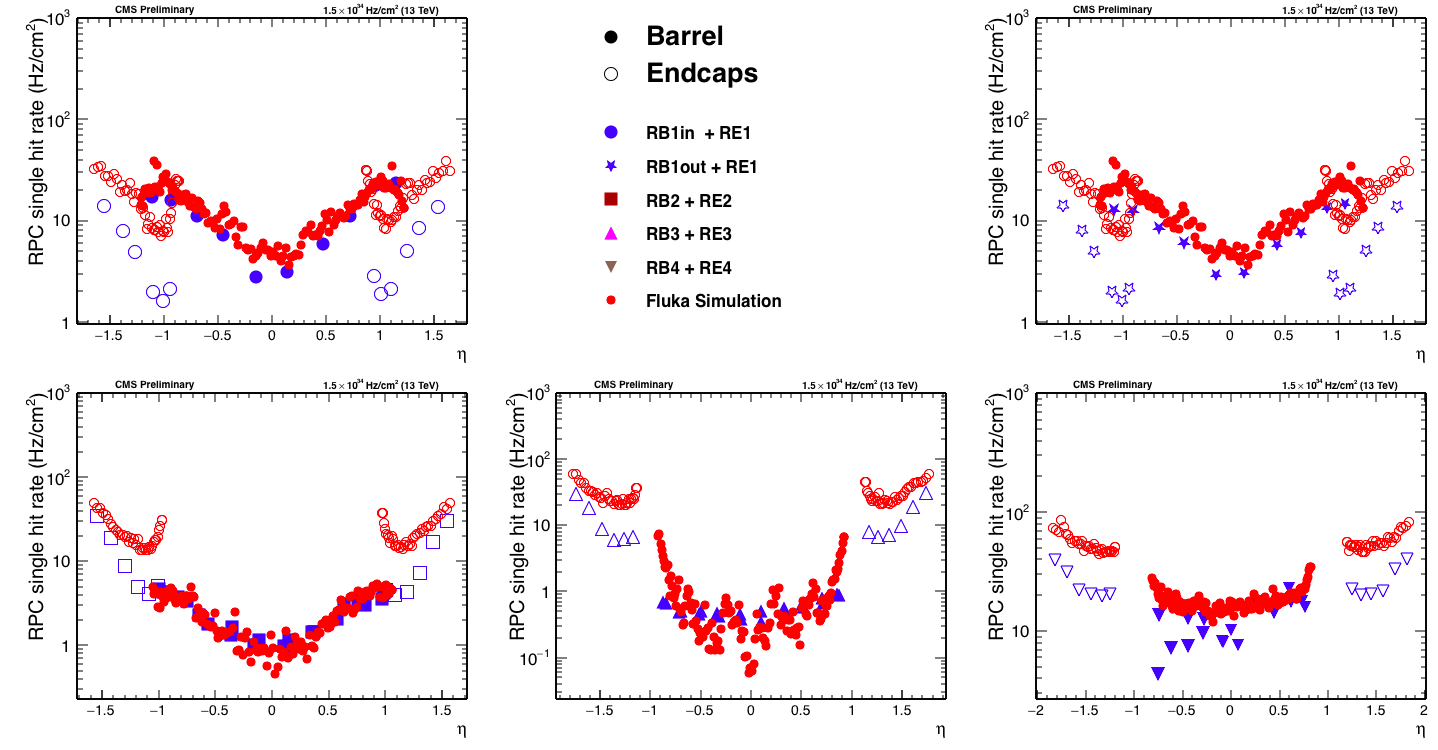

The Python source for this figure:
#!/usr/bin/env python
import re
import json
import sys
import getopt
from ROOT import *
from ROOT import gPad
from ROOT import TCanvas, TGraph
from ROOT import gROOT, TFile
from array import array
from numpy import median
import numpy as np
from scipy import stats
import ROOT as rt
import CMS_lumi, tdrstyle

def is_number(s):
    try:
        float(s)
        return True
    except ValueError:
        return False

def ratesEndcap_list():
  runNumfile = "../ratesAt1p5_end18.json" #"output_rolls2018.json"
  with open(runNumfile) as dataf:
    rates1 = json.loads(dataf.read())
  rolls = ["_A","_B","_C"] #, "_D"]
  chambers = [
             "01","02","03","04","05","06","07","08","09",
        "10","11","12","13","14","15","16","17","18","19",
        "20","21","22","23","24","25","26","27","28","29",
        "30","31","32","33","34","35","36"
        ]
  ring = ["_R2", "_R3"]
  names = []
  rates = []
  for r in ring:
    for roll in rolls:
      #rates = []
      for c in chambers:
        try:
          #print r
          if float(rates1[endcapSection+r+"_CH"+c+roll]) == 0: continue
          rates.append(float(rates1[endcapSection+r+"_CH"+c+roll]))
          names.append(endcapSection+r+"_CH"+c+roll)
        except KeyError:
          continue
  #print sorted(names)
  return [names, rates]

def ratesWheel_lists():
  runNumfile = "../ratesAt1p5_end18.json" #"output_rolls2018.json"
  with open(runNumfile) as dataf:
    rates1 = json.loads(dataf.read())
  wheels = ["0", "1", "2"]
  rolls = ["1", "2", "3", "4"]
  subrolls = ["","+","-","in","out"]#, "++", "--"]
  chambers = [
             "01","02","03","05","06",
             "07","08","10","12"] # faltan 4, 9, 11
  ring = ["Forward", "Middle", "Backward"]
  parameters = ["W"+wheelSection0+w+"_"+wheelSection+s+"_S"+c+"_"+ri for w in wheels
                for s in subrolls for c in chambers for ri in ring ]
                #if ( (w == "0") and (ri == "Forward") ) or ( w!="0" )]
  #W+2_RB2out_S10_Middle
  names = []
  rates = []
  for p in parameters:
    try:
      if float(rates1[p]) == 0: continue
      rates.append(float(rates1[p]))
      names.append(p)
    except KeyError:
      continue
  return [names, rates]

def etaWheel_lists():
  lines = []
  with open('WGeometry.out', 'rw') as shakes:
    for line in shakes:
      y = line.split(" glob(X,Y,Z)")
      lines.append(y)
  name = []
  etaMin = []
  etaMax = []
  etaAvg = []
  vMin = []
  vMax = []
  for line in lines:
    nameList = line[0]
    name.append(nameList.rstrip())
    # Informacion del first strip
    minEtaList0 = line[1].split("(")
    minEtaList1 = minEtaList0[1].split(",")   # Las entradas 0 y 1 son las coordenadas X y Y del strip
    minEtaList2 = minEtaList1[2].split(r")")  # La entrada 0 de esta lista es la coordenada Z del strip
    minX = float(minEtaList1[0])
    minY = float(minEtaList1[1])
    minZ = float(minEtaList2[0])
    v1 = TVector3(minX,minY,minZ)
    vMin.append(v1)
    eta1 = v1.Eta()
    etaMin.append(eta1)
    # Informacion del last strip
    maxEtaList0 = line[2].split("(")
    maxEtaList1 = maxEtaList0[1].split(",")   # Las entradas 0 y 1 son las coordenadas X y Y del strip
    maxEtaList2 = maxEtaList1[2].split(r")")  # La entrada 0 de esta lista es la coordenada Z del strip
    maxX = float(maxEtaList1[0])
    maxY = float(maxEtaList1[1])
    maxZ = float(maxEtaList2[0])
    v2 = TVector3(minX,minY,minZ)
    vMax.append(v2)
    eta2 = v2.Eta()
    etaMax.append(eta2)
    avgEtaValue = ( eta1 + eta2 ) /2
    etaAvg.append(avgEtaValue)

  List = [name, etaAvg]
  return List

def etaEndcap_list():
  lines = []
  with open('file.out', 'rw') as shakes:
    for line in shakes:
      y = line.split(",")
      lines.append(y)
  name = []
  etaMin = []
  etaMax = []
  etaAvg = []
  for line in lines:
    nameList = line[0]
    name.append(nameList.rstrip())
    minEtaList = line[3].split(" ")
    minEtaValue = [ x for x in minEtaList if is_number(x) ]
    etaMin.append(float(minEtaValue[0]))
    maxEtaList = line[4].split(" ")
    maxEtaValue = [ x for x in maxEtaList if is_number(x) ]
    etaMax.append(float(maxEtaValue[0]))
    avgEtaValue = (float(minEtaValue[0]) + float(maxEtaValue[0]) ) /2
    etaAvg.append(float(avgEtaValue))
  List = [name, etaAvg]
  return List

def intersect_list(etaList, ratesList):
  intersect = set(etaList[0]).intersection(ratesList[0])
  #print len(intersect)
  #newName  = []
  #newEta   = []
  #newRates = []
  dict0 = {}
  for i in intersect:
    etaIndex = etaList[0].index(i)
    rateIndex = ratesList[0].index(i)
    indict = { "eta": etaList[1][etaIndex],
               "rates":ratesList[1][rateIndex] }
    dict0[i] = indict
    #newName.append(i)
    #newEta.append(etaList[1][etaIndex])
    #newRates.append(ratesList[1][rateIndex])
  return dict0

def average_chambers(wheel, dictionary, X, Y):
  if wheel == 1:
    wheels = ["0", "1", "2"]
    rolls = ["1", "2", "3", "4"]
    subrolls = ["","+","-","in","out"]#, "++", "--"]
    chambers = [
               "01","02","03","04","05","06",
               "07","08","09","10","11","12"] #faltan 9, 11 y 4
    ring = ["Forward", "Middle", "Backward"]
    for w in wheels:
      #if wheelSection == "RB3" or wheelSection == "RB4":
      for s in subrolls:
        for ri in ring:
          #for c in chambers:
          eta = [v["eta"] for k, v in dictionary.items()
                 for c in chambers if k == "W"+wheelSection0+w+"_"+wheelSection+s+"_S"+c+"_"+ri]
          rates = [v["rates"] for k, v in dictionary.items()
                 for c in chambers if k == "W"+wheelSection0+w+"_"+wheelSection+s+"_S"+c+"_"+ri]
          names = [k for k, v in dictionary.items()
                 for c in chambers if k == "W"+wheelSection0+w+"_"+wheelSection+s+"_S"+c+"_"+ri]
          if rates:
#            print names
            X.append( median(eta)   )  #sum(eta)/len(eta) )
            Y.append( median(rates) )  #sum(rates)/len(rates) )
      #elif wheelSection == "RB1" or wheelSection == "RB2":
      #  for ri in ring:
      #    eta = [v["eta"] for k, v in dictionary.items() for s in subrolls
      #           for c in chambers if k == "W"+wheelSection0+w+"_"+wheelSection+s+"_S"+c+"_"+ri]
      #    rates = [v["rates"] for k, v in dictionary.items() for s in subrolls
      #           for c in chambers if k == "W"+wheelSection0+w+"_"+wheelSection+s+"_S"+c+"_"+ri]
      #    names = [k for k, v in dictionary.items() for s in subrolls
      #           for c in chambers if k == "W"+wheelSection0+w+"_"+wheelSection+s+"_S"+c+"_"+ri]
      #    if rates:# and len(rates) != 1: 
      #      print names
      #      X.append( median(eta)   )  #sum(eta)/len(eta) )
      #      Y.append( median(rates) )  #sum(rates)/len(rates) )

  elif wheel == 0:
    rolls = ["_A","_B","_C"] #, "_D"]
    chambers = [
               "01","02","03","04","05","06","07","08","09",
          "10","11","12","13","14","15","16","17","18","19",
          "20","21","22","23","24","25","26","27","28","29",
          "30","31","32","33","34","35","36"
          ]
    ring = ["_R2", "_R3"]
    for r in ring:
      for roll in rolls:
        eta = [v["eta"] for k, v in dictionary.items() for c in chambers if k == endcapSection+r+"_CH"+c+roll]
        rates = [v["rates"] for k, v in dictionary.items() for c in chambers if k == endcapSection+r+"_CH"+c+roll]
        if rates:# and len(rates) != 1:
          #X.append( max(set(eta), key=eta.count)     )
          #Y.append( max(set(rates), key=rates.count) )
          X.append( median(eta)   )  #sum(eta)/len(eta) )
          Y.append( median(rates) )  #sum(rates)/len(rates) )

def main():
  #if sys.argv[2]: print str(sys.argv[2])
  wheelEtaList = etaWheel_lists() #[names, eta] 
  #print "eta Wheel List Done"
  #print  len(wheelEtaList[0]), len(wheelEtaList[1])
  endcapEtaList = etaEndcap_list() #[names, eta] 
  #print "endcap eta list Done"
  #print  len(endcapEtaList[0]), len(endcapEtaList[1])
  wheelRatesList = ratesWheel_lists() #[names, rates]
  #print "wheel rates list Done" 
  #print len(wheelRatesList[0]), len(wheelRatesList[1])
  endcapRatesList = ratesEndcap_list() #[names, rates]
  #print "endcap rates list Done" 
  #print len(endcapRatesList[0]), len(endcapRatesList[1])

  #print "This is the problem"
  #print wheelEtaList
  #print wheelRatesList
  wheelIntersect = intersect_list(wheelEtaList,wheelRatesList) #name{eta, rates}
  #print "wheel eta/rate intersect Done"
  endcapIntersect = intersect_list(endcapEtaList,endcapRatesList) #name{eta, rates}
  #print "endcap eta/rate intersect Done"

  xW, yW = array( 'd' ), array( 'd' )
  xE, yE = array( 'd' ), array( 'd' )

  average_chambers(1, wheelIntersect,  xW, yW)
  #print "Wheel Average Done for "+ wheelSection
  average_chambers(0, endcapIntersect, xE, yE)
  #print "endcap average Done for "+ endcapSection

  #print len(xW), len(yW)
  #print len(xE), len(yE)

  return xW, yW, xE, yE

def eta_plot(X0W,Y0W,X1W,Y1W,X2W,Y2W,X3W, Y3W, X4W, Y4W, X5W, Y5W, X6W, Y6W,
             X7W,Y7W,X8W,Y8W,X9W,Y9W,X10W,Y10W,X11W,Y11W,X12W,Y12W,X13W,Y13W,
             X0E,Y0E,X1E,Y1E,X2E,Y2E,X3E, Y3E, X4E, Y4E, X5E, Y5E, X6E, Y6E,
             X7E,Y7E,X8E,Y8E,X9E,Y9E,X10E,Y10E,X11E,Y11E,X12E,Y12E,X13E,Y13E):
  print "------ Setting Up Format ----------"
  tdrstyle.setTDRStyle()
  #change the CMS_lumi variables (see CMS_lumi.py)
  CMS_lumi.writeExtraText = 1
  CMS_lumi.extraText  = "Preliminary"
  CMS_lumi.extraText2 = "2018 pp data"
  CMS_lumi.lumi_sqrtS = "13 TeV" # used with iPeriod = 0, e.g. for simulation-only plots (default is an empty string)
  CMS_lumi.writeTitle = 1
  CMS_lumi.textTitle = 'title'

  iPos = 11
  if( iPos==0 ): CMS_lumi.relPosX = 0.12

  H_ref = 600;
  W_ref = 800;
  W = W_ref  
  H = H_ref
  iPeriod = 0
  # references for T, B, L, R  
  T = 0.08*H_ref
  B = 0.12*H_ref
  L = 0.12*W_ref
  R = 0.04*W_ref

  
  print "------ Creating Wheel TGraph ----------"
  n0W = len(X0W)
  gr0W = TGraph(n0W,X0W,Y0W)
  gr0W.SetMarkerColor( kRed )
  gr0W.SetMarkerStyle( 20 )
  gr0W.SetMarkerSize( 1.5 )
  gr0W.SetTitle( 'RB1 in' )
  gr0W.GetXaxis().SetTitle( '#eta' )
  gr0W.GetYaxis().SetTitle( 'RPC single hit rate (Hz/cm^{2})' )

  n1W = len(X1W)
  gr1W = TGraph(n1W,X1W,Y1W)
  gr1W.SetLineColor( 2 )
  gr1W.SetLineWidth( 4 )
  gr1W.SetMarkerColor( kBlue )
  gr1W.SetMarkerStyle( 29 )
  gr1W.SetMarkerSize( 1.7 )
  gr1W.SetTitle( 'Layer 1 Wheel' )
  gr1W.GetXaxis().SetTitle( '#eta' )
  gr1W.GetYaxis().SetTitle( 'RPC single hit rate (Hz/cm^{2})' )

  n2W = len(X2W)
  gr2W = TGraph(n2W,X2W,Y2W)
  gr2W.SetLineColor( 3 )
  gr2W.SetLineWidth( 5 )
  gr2W.SetMarkerColor( kRed+2 )
  gr2W.SetMarkerStyle( 21 )
  gr2W.SetMarkerSize( 1.5 )
  gr2W.SetTitle( 'Layer 2 Wheel') 
  gr2W.GetXaxis().SetTitle( '#eta' )
  gr2W.GetYaxis().SetTitle( 'RPC single hit rate (Hz/cm^{2})' )

  n3W = len(X3W)
  gr3W = TGraph(n3W,X3W,Y3W)
  gr3W.SetLineColor( 4 )
  gr3W.SetLineWidth( 6 )
  gr3W.SetMarkerColor( kRed )
  gr3W.SetMarkerStyle( 21 )
  gr3W.SetMarkerSize( 1.5 )
  gr3W.SetTitle( 'Layer 3 Wheel' )
  gr3W.GetXaxis().SetTitle( '#eta' )
  gr3W.GetYaxis().SetTitle( 'RPC single hit rate (Hz/cm^{2})' )

  n4W = len(X4W)
  gr4W = TGraph(n4W,X4W,Y4W)
  gr4W.SetLineColor( 5 )
  gr4W.SetLineWidth( 7 )
  gr4W.SetMarkerColor( kBlue )
  gr4W.SetMarkerStyle( 23 )
  gr4W.SetMarkerSize( 1.5 )
  gr4W.SetTitle( 'Layer 4 Wheel' )
  gr4W.GetXaxis().SetTitle( '#eta' )
  gr4W.GetYaxis().SetTitle( 'RPC single hit rate (Hz/cm^{2})' )

  print "------ Creating Endcap TGraph ----------"
  n0E = len(X0E)
  gr0E = TGraph(n0E,X0E,Y0E)
  gr0E.SetLineColor( 2 )
  gr0E.SetLineWidth( 4 )
  gr0E.SetMarkerColor( kRed )
  gr0E.SetMarkerStyle( 24 )
  gr0E.SetMarkerSize( 1.5 )
  gr0E.SetTitle( 'Layer 1 Endcap' )
  gr0E.GetXaxis().SetTitle( '#eta' )
  gr0E.GetYaxis().SetTitle( 'RPC single hit rate (Hz/cm^{2})' )

  n1E = len(X1E)
  gr1E = TGraph(n1E,X1E,Y1E)
  gr1E.SetLineColor( 2 )
  gr1E.SetLineWidth( 4 )
  gr1E.SetMarkerColor( kBlue )
  gr1E.SetMarkerStyle( 30 )
  gr1E.SetMarkerSize( 1.5 )
  gr1E.SetTitle( 'Layer 1 Endcap' )
  gr1E.GetXaxis().SetTitle( '#eta' )
  gr1E.GetYaxis().SetTitle( 'RPC single hit rate (Hz/cm^{2})' )

  n2E = len(X2E)
  gr2E = TGraph(n2E,X2E,Y2E)
  gr2E.SetLineColor( 3 )
  gr2E.SetLineWidth( 5 )
  gr2E.SetMarkerColor( kRed+2 )
  gr2E.SetMarkerStyle( 25 )
  gr2E.SetMarkerSize( 1.5 )
  gr2E.SetTitle( 'Layer 2 Endcap')
  gr2E.GetXaxis().SetTitle( '#eta' )
  gr2E.GetYaxis().SetTitle( 'RPC single hit rate (Hz/cm^{2})' )

  n3E = len(X3E)
  gr3E = TGraph(n3E,X3E,Y3E)
  gr3E.SetLineColor( 4 )
  gr3E.SetLineWidth( 6 )
  gr3E.SetMarkerColor( kRed )
  gr3E.SetMarkerStyle( 25 )
  gr3E.SetMarkerSize( 1.5 )
  gr3E.SetTitle( 'Layer 3 Endcap' )
  gr3E.GetXaxis().SetTitle( '#eta' )
  gr3E.GetYaxis().SetTitle( 'RPC single hit rate (Hz/cm^{2})' )

  n4E = len(X4E)
  gr4E = TGraph(n4E,X4E,Y4E)
  gr4E.SetLineColor( 5 )
  gr4E.SetLineWidth( 7 )
  gr4E.SetMarkerColor( kBlue )
  gr4E.SetMarkerStyle( 32 )
  gr4E.SetMarkerSize( 1.5 )
  gr4E.SetTitle( 'Layer 4 Endcap' )
  gr4E.GetXaxis().SetTitle( '#eta' )
  gr4E.GetYaxis().SetTitle( 'RPC single hit rate (Hz/cm^{2})' )

  print "------ Creating Wheel TGraph ----------"
  n5W = len(X5W)
  gr5W = TGraph(n5W,X5W,Y5W)
  gr5W.SetLineColor( 2 )
  gr5W.SetLineWidth( 4 )
  gr5W.SetMarkerColor( 6 )
  gr5W.SetMarkerStyle( 22 )
  gr5W.SetMarkerSize( 1.5 )
  gr5W.SetTitle( 'Layer 1 Wheel' )
  gr5W.GetXaxis().SetTitle( '#eta' )
  gr5W.GetYaxis().SetTitle( 'RPC single hit rate (Hz/cm^{2})' )

  n6W = len(X6W)
  gr6W = TGraph(n6W,X6W,Y6W)
  gr6W.SetLineColor( 3 )
  gr6W.SetLineWidth( 5 )
  gr6W.SetMarkerColor( 28 )
  gr6W.SetMarkerStyle( 23 )
  gr6W.SetMarkerSize( 1.7 )
  gr6W.SetTitle( 'Layer 2 Wheel')
  gr6W.GetXaxis().SetTitle( '#eta' )
  gr6W.GetYaxis().SetTitle( 'RPC single hit rate (Hz/cm^{2})' )

  n7W = len(X7W)
  gr7W = TGraph(n7W,X7W,Y7W)
  gr7W.SetLineColor( 4 )
  gr7W.SetLineWidth( 6 )
  gr7W.SetMarkerColor( kRed )
  gr7W.SetMarkerStyle( 20 )
  gr7W.SetMarkerSize( 1.5 )
  gr7W.SetTitle( 'Layer 3 Wheel' )
  gr7W.GetXaxis().SetTitle( '#eta' )
  gr7W.GetYaxis().SetTitle( 'RPC single hit rate (Hz/cm^{2})' )

  n8W = len(X8W)
  gr8W = TGraph(n8W,X8W,Y8W)
  gr8W.SetLineColor( 5 )
  gr8W.SetLineWidth( 7 )
  gr8W.SetMarkerColor( kBlue )
  gr8W.SetMarkerStyle( 29 )
  gr8W.SetMarkerSize( 1.5 )
  gr8W.SetTitle( 'Layer 4 Wheel' )
  gr8W.GetXaxis().SetTitle( '#eta' )
  gr8W.GetYaxis().SetTitle( 'RPC single hit rate (Hz/cm^{2})' )

  n9W = len(X9W)
  gr9W = TGraph(n9W,X9W,Y9W)
  gr9W.SetLineColor( 5 )
  gr9W.SetLineWidth( 7 )
  gr9W.SetMarkerColor( kRed+2 )
  gr9W.SetMarkerStyle( 21 )
  gr9W.SetMarkerSize( 1.5 )
  gr9W.SetTitle( 'Layer 4 Wheel' )
  gr9W.GetXaxis().SetTitle( '#eta' )
  gr9W.GetYaxis().SetTitle( 'RPC single hit rate (Hz/cm^{2})' )

  n10W = len(X10W)
  gr10W = TGraph(n10W,X10W,Y10W)
  gr10W.SetLineColor( 5 )
  gr10W.SetLineWidth( 7 )
  gr10W.SetMarkerColor( kRed )
  gr10W.SetMarkerStyle( 21 )
  gr10W.SetMarkerSize( 1.5 )
  gr10W.SetTitle( 'Layer 4 Wheel' )
  gr10W.GetXaxis().SetTitle( '#eta' )
  gr10W.GetYaxis().SetTitle( 'RPC single hit rate (Hz/cm^{2})' )

  n11W = len(X11W)
  gr11W = TGraph(n11W,X11W,Y11W)
  gr11W.SetLineColor( 5 )
  gr11W.SetLineWidth( 7 )
  gr11W.SetMarkerColor( kBlue )
  gr11W.SetMarkerStyle( 23 )
  gr11W.SetMarkerSize( 1.5 )
  gr11W.SetTitle( 'Layer 4 Wheel' )
  gr11W.GetXaxis().SetTitle( '#eta' )
  gr11W.GetYaxis().SetTitle( 'RPC single hit rate (Hz/cm^{2})' )

  n12W = len(X12W)
  gr12W = TGraph(n12W,X12W,Y12W)
  gr12W.SetLineColor( 5 )
  gr12W.SetLineWidth( 7 )
  gr12W.SetMarkerColor( 6 )
  gr12W.SetMarkerStyle( 22 )
  gr12W.SetMarkerSize( 1.5 )
  gr12W.SetTitle( 'Layer 4 Wheel' )
  gr12W.GetXaxis().SetTitle( '#eta' )
  gr12W.GetYaxis().SetTitle( 'RPC single hit rate (Hz/cm^{2})' )

  n13W = len(X13W)
  gr13W = TGraph(n13W,X13W,Y13W)
  gr13W.SetLineColor( 5 )
  gr13W.SetLineWidth( 7 )
  gr13W.SetMarkerColor( 28 )
  gr13W.SetMarkerStyle( 23 )
  gr13W.SetMarkerSize( 1.5 )
  gr13W.SetTitle( 'Layer 4 Wheel' )
  gr13W.GetXaxis().SetTitle( '#eta' )
  gr13W.GetYaxis().SetTitle( 'RPC single hit rate (Hz/cm^{2})' )


  print "------ Creating Endcap TGraph ----------"
  n5E = len(X5E)
  gr5E = TGraph(n5E,X5E,Y5E)
  gr5E.SetLineColor( 2 )
  gr5E.SetLineWidth( 4 )
  gr5E.SetMarkerColor( 6 )
  gr5E.SetMarkerStyle( 26 )
  gr5E.SetMarkerSize( 1.5 )
  gr5E.SetTitle( 'Layer 1 Endcap' )
  gr5E.GetXaxis().SetTitle( '#eta' )
  gr5E.GetYaxis().SetTitle( 'RPC single hit rate (Hz/cm^{2})' )

  n6E = len(X6E)
  gr6E = TGraph(n6E,X6E,Y6E)
  gr6E.SetLineColor( 3 )
  gr6E.SetLineWidth( 5 )
  gr6E.SetMarkerColor( 28 )
  gr6E.SetMarkerStyle( 32 )
  gr6E.SetMarkerSize( 1.5 )
  gr6E.SetTitle( 'Layer 2 Endcap')
  gr6E.GetXaxis().SetTitle( '#eta' )
  gr6E.GetYaxis().SetTitle( 'RPC single hit rate (Hz/cm^{2})' )

  n7E = len(X7E)
  gr7E = TGraph(n7E,X7E,Y7E)
  gr7E.SetLineColor( 4 )
  gr7E.SetLineWidth( 6 )
  gr7E.SetMarkerColor( kRed )
  gr7E.SetMarkerStyle( 24 )
  gr7E.SetMarkerSize( 1.5 )
  gr7E.SetTitle( 'Layer 3 Endcap' )
  gr7E.GetXaxis().SetTitle( '#eta' )
  gr7E.GetYaxis().SetTitle( 'RPC single hit rate (Hz/cm^{2})' )

  n8E = len(X8E)
  gr8E = TGraph(n8E,X8E,Y8E)
  gr8E.SetLineColor( 5 )
  gr8E.SetLineWidth( 7 )
  gr8E.SetMarkerColor( kBlue )
  gr8E.SetMarkerStyle( 30 )
  gr8E.SetMarkerSize( 1.5 )
  gr8E.SetTitle( 'Layer 4 Endcap' )
  gr8E.GetXaxis().SetTitle( '#eta' )
  gr8E.GetYaxis().SetTitle( 'RPC single hit rate (Hz/cm^{2})' )

  n9E = len(X9E)
  gr9E = TGraph(n9E,X9E,Y9E)
  gr9E.SetLineColor( 5 )
  gr9E.SetLineWidth( 7 )
  gr9E.SetMarkerColor( kRed+2 )
  gr9E.SetMarkerStyle( 25 )
  gr9E.SetMarkerSize( 1.5 )
  gr9E.SetTitle( 'Layer 4 Endcap' )
  gr9E.GetXaxis().SetTitle( '#eta' )
  gr9E.GetYaxis().SetTitle( 'RPC single hit rate (Hz/cm^{2})' )

  n10E = len(X10E)
  gr10E = TGraph(n10E,X10E,Y10E)
  gr10E.SetLineColor( 5 )
  gr10E.SetLineWidth( 7 )
  gr10E.SetMarkerColor( kRed )
  gr10E.SetMarkerStyle( 25 )
  gr10E.SetMarkerSize( 1.5 )
  gr10E.SetTitle( 'Layer 4 Endcap' )
  gr10E.GetXaxis().SetTitle( '#eta' )
  gr10E.GetYaxis().SetTitle( 'RPC single hit rate (Hz/cm^{2})' )

  n11E = len(X11E)
  gr11E = TGraph(n11E,X11E,Y11E)
  gr11E.SetLineColor( 5 )
  gr11E.SetLineWidth( 7 )
  gr11E.SetMarkerColor( kBlue )
  gr11E.SetMarkerStyle( 32 )
  gr11E.SetMarkerSize( 1.5 )
  gr11E.SetTitle( 'Layer 4 Endcap' )
  gr11E.GetXaxis().SetTitle( '#eta' )
  gr11E.GetYaxis().SetTitle( 'RPC single hit rate (Hz/cm^{2})' )

  n12E = len(X12E)
  gr12E = TGraph(n12E,X12E,Y12E)
  gr12E.SetLineColor( 5 )
  gr12E.SetLineWidth( 7 )
  gr12E.SetMarkerColor( 6 )
  gr12E.SetMarkerStyle( 26 )
  gr12E.SetMarkerSize( 1.5 )
  gr12E.SetTitle( 'Layer 4 Endcap' )
  gr12E.GetXaxis().SetTitle( '#eta' )
  gr12E.GetYaxis().SetTitle( 'RPC single hit rate (Hz/cm^{2})' )

  n13E = len(X13E)
  gr13E = TGraph(n13E,X13E,Y13E)
  gr13E.SetLineColor( 5 )
  gr13E.SetLineWidth( 7 )
  gr13E.SetMarkerColor( 28 )
  gr13E.SetMarkerStyle( 32 )
  gr13E.SetMarkerSize( 1.5 )
  gr13E.SetTitle( 'Layer 4 Endcap' )
  gr13E.GetXaxis().SetTitle( '#eta' )
  gr13E.GetYaxis().SetTitle( 'RPC single hit rate (Hz/cm^{2})' )

  print "----- Reading Fluka Info -----"
  f = TFile.Open("../FlukaEta.root")
  flukaRB1 = f.RB1
  flukaRB1.SetMarkerColor( 2 )
  flukaRB1.SetMarkerStyle( 20 )
  flukaRB2 = f.RB2
  flukaRB2.SetMarkerColor( 2 )
  flukaRB2.SetMarkerStyle( 20 )
  flukaRB3 = f.RB3
  flukaRB3.SetMarkerColor( 2 )
  flukaRB3.SetMarkerStyle( 20 )
  flukaRB4 = f.RB4
  flukaRB4.SetMarkerColor( 2 )
  flukaRB4.SetMarkerStyle( 20 )

  flukaRE1 = f.RE1
  flukaRE1.SetMarkerColor( 2 )
  flukaRE1.SetMarkerStyle( 4 )
  flukaRE2 = f.RE2
  flukaRE2.SetMarkerColor( 2 )
  flukaRE2.SetMarkerStyle( 4 )
  flukaRE3 = f.RE3
  flukaRE3.SetMarkerColor( 2 )
  flukaRE3.SetMarkerStyle( 4 )
  flukaRE4 = f.RE4
  flukaRE4.SetMarkerColor( 2 )
  flukaRE4.SetMarkerStyle( 4 )


  print "I did open the file"
  print flukaRB1, flukaRE4


  print "----- Creating TCanvas -----"
  H = 800
  W = 1600
  canv = TCanvas("c1", "Canvas",50,50,W,H)
  canv.SetFillColor(0)
  canv.SetBorderMode(0)
  canv.SetFrameFillStyle(0)
  canv.SetFrameBorderMode(0)
  canv.SetLeftMargin( L/W )
  canv.SetRightMargin( R/W )
  canv.SetTopMargin( T/H )
  canv.SetBottomMargin( B/H )
  canv.SetTickx(0)
  canv.SetTicky(0)
  canv.Divide(3,2,0.001,0.001)
  CMS_lumi.CMS_lumi(canv, iPeriod, iPos)
  canv.cd()
  canv.Update()
  maxY = 1000

  canv.cd(1)
  gPad.SetLogy()
  print " ------------ Creating TMultiGraph -----------"
  mg1 = TMultiGraph()

  gr0E.SetMarkerColor( 4 )
  gr0W.SetMarkerColor( 4 )
  gr7E.SetMarkerColor( 4 )
  gr7W.SetMarkerColor( 4 )

  mg1.Add(gr0E,"AP")
  mg1.Add(gr0W,"AP")
  mg1.Add(gr7E,"AP")
  mg1.Add(gr7W,"AP")
  mg1.Add(flukaRB1,"AP")
  mg1.Add(flukaRE1,"AP")
  mg1.Draw("a")
  mg1.SetTitle( 'RB1in')
  mg1.GetXaxis().SetTitle( '#eta' )
  mg1.GetYaxis().SetTitle( 'RPC single hit rate (Hz/cm^{2})' )
  mg1.SetMaximum(maxY)
  mg1.GetXaxis().SetLabelFont(42)
  mg1.GetXaxis().SetLabelOffset(0.007)
  mg1.GetXaxis().SetLabelSize(0.043)
  mg1.GetXaxis().SetTitleSize(0.05)
  mg1.GetXaxis().SetTitleOffset(1.06)
  mg1.GetXaxis().SetTitleFont(42)
  mg1.GetYaxis().SetLabelFont(42)
  mg1.GetYaxis().SetLabelOffset(0.008)
  mg1.GetYaxis().SetLabelSize(0.05)
  mg1.GetYaxis().SetTitleSize(0.06)
  mg1.GetYaxis().SetTitleOffset(0.87)
  mg1.GetYaxis().SetTitleFont(42)

  pvtxt = TPaveText(.1,0.97,.55,0.97,"NDC") #(.06,.4,.55,.73)
  pvtxt.AddText('CMS Preliminary')
  pvtxt.SetFillStyle(0)
  pvtxt.SetBorderSize(0)
  pvtxt.SetTextSize(0.03)
  pvtxt.Draw()
  pvtxt100 = TPaveText(.7,0.97,.9,0.97,"NDC")
  pvtxt100.AddText('1.5 #times 10^{34} Hz/cm^{2} (13 TeV)')
  pvtxt100.SetFillStyle(0)
  pvtxt100.SetBorderSize(0)
  pvtxt100.SetTextSize(0.03)
  pvtxt100.Draw()

  canv.cd(2)
  gPad.SetLogy()
  gr00 = TGraph()
  gr00.SetMarkerColor( kBlack )
  gr00.SetMarkerStyle( 20 )
  gr00.SetMarkerSize( 1.5 )
  gr01 = TGraph()
  gr01.SetMarkerColor( kBlack )
  gr01.SetMarkerStyle( 24 )
  gr01.SetMarkerSize( 1.5 )

  legend0 = TLegend(0.2, 0.75, .8, .95)
  legend0.SetNColumns(1)
  legend0.AddEntry(gr00, "Barrel", "p")
  legend0.AddEntry(gr01, "Endcaps", "p")
  legend0.Draw("a same")

  legendi = TLegend(0.2, 0.15, .8, .69)
  legendi.SetNColumns(1)
  legendi.AddEntry(gr7W,  "RB1in  + RE1" , "p")
  legendi.AddEntry(gr8W,  "RB1out + RE1" , "p")
  legendi.AddEntry(gr9W,  "RB2 + RE2"    , "p")
#  legendi.AddEntry(gr10W, "RB2in  + RE2" , "p")
#  legendi.AddEntry(gr11W, "RB2out + RE2" , "p")
  legendi.AddEntry(gr12W, "RB3 + RE3"    , "p")
  legendi.AddEntry(gr13W, "RB4 + RE4"    , "p")
  legendi.AddEntry(flukaRB1, "Fluka Simulation"    , "p")
  legendi.SetTextSize(0.05)
  legendi.Draw("a");

  canv.cd(3)
  gPad.SetLogy()
  mg2 = TMultiGraph()

  gr1E.SetMarkerColor( 4 )
  gr1W.SetMarkerColor( 4 )
  gr8E.SetMarkerColor( 4 )
  gr8W.SetMarkerColor( 4 )

  mg2.Add(gr1E,"AP")
  mg2.Add(gr1W,"AP")
  mg2.Add(gr8E,"AP")
  mg2.Add(gr8W,"AP")
  mg2.Add(flukaRB1,"AP")
  mg2.Add(flukaRE1,"AP")
  mg2.Draw("a")
  mg2.SetTitle( 'RB1out')
  mg2.GetXaxis().SetTitle( '#eta' )
  mg2.GetYaxis().SetTitle( 'RPC single hit rate (Hz/cm^{2})' )
  mg2.SetMaximum(maxY)
  mg2.GetXaxis().SetLabelFont(42)
  mg2.GetXaxis().SetLabelOffset(0.007)
  mg2.GetXaxis().SetLabelSize(0.043)
  mg2.GetXaxis().SetTitleSize(0.05)
  mg2.GetXaxis().SetTitleOffset(1.06)
  mg2.GetXaxis().SetTitleFont(42)
  mg2.GetYaxis().SetLabelFont(42)
  mg2.GetYaxis().SetLabelOffset(0.008)
  mg2.GetYaxis().SetLabelSize(0.05)
  mg2.GetYaxis().SetTitleSize(0.06)
  mg2.GetYaxis().SetTitleOffset(0.87)
  mg2.GetYaxis().SetTitleFont(42)

  pvtxt3 = TPaveText(.1,0.97,.55,0.97,"NDC") #(.06,.4,.55,.73)
  pvtxt3.AddText('CMS Preliminary')
  pvtxt3.SetFillStyle(0)
  pvtxt3.SetBorderSize(0)
  pvtxt3.SetTextSize(0.03)
  pvtxt3.Draw()
  pvtxt4 = TPaveText(.7,0.97,.9,0.97,"NDC")
  pvtxt4.AddText('1.5 #times 10^{34} Hz/cm^{2} (13 TeV)')
  pvtxt4.SetFillStyle(0)
  pvtxt4.SetBorderSize(0)
  pvtxt4.SetTextSize(0.03)
  pvtxt4.Draw()

  canv.cd(4)
  gPad.SetLogy()
  mg3 = TMultiGraph()
  #graphAxis(mg3)

  gr2E.SetMarkerColor( 4 )
  gr2W.SetMarkerColor( 4 )
  gr9E.SetMarkerColor( 4 )
  gr9W.SetMarkerColor( 4 )

  mg3.Add(gr2E,"AP")
  mg3.Add(gr2W,"AP")
  mg3.Add(gr9E,"AP")
  mg3.Add(gr9W,"AP")
  mg3.Add(flukaRB2,"AP")
  mg3.Add(flukaRE2,"AP")
  mg3.Draw("a")
  mg3.SetTitle( 'RB2')
  mg3.GetXaxis().SetTitle( '#eta' )
  mg3.GetYaxis().SetTitle( 'RPC single hit rate (Hz/cm^{2})' )
  mg3.SetMaximum(maxY)
  mg3.GetXaxis().SetLabelFont(42)
  mg3.GetXaxis().SetLabelOffset(0.007)
  mg3.GetXaxis().SetLabelSize(0.043)
  mg3.GetXaxis().SetTitleSize(0.05)
  mg3.GetXaxis().SetTitleOffset(1.06)
  mg3.GetXaxis().SetTitleFont(42)
  mg3.GetYaxis().SetLabelFont(42)
  mg3.GetYaxis().SetLabelOffset(0.008)
  mg3.GetYaxis().SetLabelSize(0.05)
  mg3.GetYaxis().SetTitleSize(0.06)
  mg3.GetYaxis().SetTitleOffset(0.87)
  mg3.GetYaxis().SetTitleFont(42)

  pvtxt5 = TPaveText(.1,0.97,.55,0.97,"NDC") #(.06,.4,.55,.73)
  pvtxt5.AddText('CMS Preliminary')
  pvtxt5.SetFillStyle(0)
  pvtxt5.SetBorderSize(0)
  pvtxt5.SetTextSize(0.03)
  pvtxt5.Draw()
  pvtxt6 = TPaveText(.7,0.97,.9,0.97,"NDC")
  pvtxt6.AddText('1.5 #times 10^{34} Hz/cm^{2} (13 TeV)')
  pvtxt6.SetFillStyle(0)
  pvtxt6.SetBorderSize(0)
  pvtxt6.SetTextSize(0.03)
  pvtxt6.Draw()

  canv.cd(5)
  gPad.SetLogy()
  mg4 = TMultiGraph()
  #graphAxis(mg4)

  gr5E.SetMarkerColor( 4 )
  gr5W.SetMarkerColor( 4 )
  gr12E.SetMarkerColor( 4 )
  gr12W.SetMarkerColor( 4 )

  mg4.Add(gr5E,"AP")
  mg4.Add(gr5W,"AP")
  mg4.Add(gr12E,"AP")
  mg4.Add(gr12W,"AP")
  mg4.Add(flukaRB3,"AP")
  mg4.Add(flukaRE3,"AP")
  mg4.Draw("a")
  mg4.SetTitle( 'RB3')
  mg4.GetXaxis().SetTitle( '#eta' )
  mg4.GetYaxis().SetTitle( 'RPC single hit rate (Hz/cm^{2})' )
  mg4.SetMaximum(maxY)
  mg4.GetXaxis().SetLabelFont(42)
  mg4.GetXaxis().SetLabelOffset(0.007)
  mg4.GetXaxis().SetLabelSize(0.043)
  mg4.GetXaxis().SetTitleSize(0.05)
  mg4.GetXaxis().SetTitleOffset(1.06)
  mg4.GetXaxis().SetTitleFont(42)
  mg4.GetYaxis().SetLabelFont(42)
  mg4.GetYaxis().SetLabelOffset(0.008)
  mg4.GetYaxis().SetLabelSize(0.05)
  mg4.GetYaxis().SetTitleSize(0.06)
  mg4.GetYaxis().SetTitleOffset(0.87)
  mg4.GetYaxis().SetTitleFont(42)

  pvtxt7 = TPaveText(.1,0.97,.55,0.97,"NDC") #(.06,.4,.55,.73)
  pvtxt7.AddText('CMS Preliminary')
  pvtxt7.SetFillStyle(0)
  pvtxt7.SetBorderSize(0)
  pvtxt7.SetTextSize(0.03)
  pvtxt7.Draw()
  pvtxt8 = TPaveText(.7,0.97,.9,0.97,"NDC")
  pvtxt8.AddText('1.5 #times 10^{34} Hz/cm^{2} (13 TeV)')
  pvtxt8.SetFillStyle(0)
  pvtxt8.SetBorderSize(0)
  pvtxt8.SetTextSize(0.03)
  pvtxt8.Draw()

  canv.cd(6)
  gPad.SetLogy()
  mg5 = TMultiGraph()
  #graphAxis(mg5)

  gr6E.SetMarkerColor( 4 )
  gr6W.SetMarkerColor( 4 )
  gr13E.SetMarkerColor( 4 )
  gr13W.SetMarkerColor( 4 )

  mg5.Add(gr6E,"AP")
  mg5.Add(gr6W,"AP")
  mg5.Add(gr13E,"AP")
  mg5.Add(gr13W,"AP")
  mg5.Add(flukaRB4,"AP")
  mg5.Add(flukaRE4,"AP")
  mg5.Draw("a")
  mg5.SetTitle( 'RB4')
  mg5.GetXaxis().SetTitle( '#eta' )
  mg5.GetYaxis().SetTitle( 'RPC single hit rate (Hz/cm^{2})' )
  mg5.SetMaximum(maxY)
  mg5.GetXaxis().SetLabelFont(42)
  mg5.GetXaxis().SetLabelOffset(0.007)
  mg5.GetXaxis().SetLabelSize(0.043)
  mg5.GetXaxis().SetTitleSize(0.05)
  mg5.GetXaxis().SetTitleOffset(1.06)
  mg5.GetXaxis().SetTitleFont(42)
  mg5.GetYaxis().SetLabelFont(42)
  mg5.GetYaxis().SetLabelOffset(0.008)
  mg5.GetYaxis().SetLabelSize(0.05)
  mg5.GetYaxis().SetTitleSize(0.06)
  mg5.GetYaxis().SetTitleOffset(0.87)
  mg5.GetYaxis().SetTitleFont(42)

  pvtxt10 = TPaveText(.1,0.97,.55,0.97,"NDC") #(.06,.4,.55,.73)
  pvtxt10.AddText('CMS Preliminary')
  pvtxt10.SetFillStyle(0)
  pvtxt10.SetBorderSize(0)
  pvtxt10.SetTextSize(0.03)
  pvtxt10.Draw()
  pvtxt9 = TPaveText(.7,0.97,.9,0.97,"NDC")
  pvtxt9.AddText('1.5 #times 10^{34} Hz/cm^{2} (13 TeV)')
  pvtxt9.SetFillStyle(0)
  pvtxt9.SetBorderSize(0)
  pvtxt9.SetTextSize(0.03)
  pvtxt9.Draw()

  canv.SaveAs("etaDistro.gif")
  canv.SaveAs("etaDistro.png")
  canv.SaveAs("etaDistro.pdf")
  canv.SaveAs("etaDistro.C")

  canv.Close()

  print "----- Creating Second TCanvas -----"
  H = 800
  W = 800
  c = TCanvas("c1", "Canvas",50,50,W,H)
  c.SetFillColor(0)
  c.SetBorderMode(0)
  c.SetFrameFillStyle(0)
  c.SetFrameBorderMode(0)
  c.SetLeftMargin( L/W )
  c.SetRightMargin( R/W )
  c.SetTopMargin( T/H )
  c.SetBottomMargin( B/H )
  c.SetTickx(0)
  c.SetTicky(0) 
  gPad.SetLogy()

  print " ------------ Creating TMultiGraph -----------"
  mg = TMultiGraph()
  mg.Add(gr0E,"AP")
  mg.Add(gr0W,"AP")
  mg.Add(gr7E,"AP")
  mg.Add(gr7W,"AP")
  mg.Add(gr1W,"AP")
  mg.Add(gr8W,"AP")
  mg.Add(flukaRB1,"AP")
  mg.Add(flukaRE1,"AP")
  mg.Draw("a")
  mg.SetTitle( 'RB1in')
  mg.GetXaxis().SetTitle( '#eta' )
  mg.GetYaxis().SetTitle( 'RPC single hit rate (Hz/cm^{2})' )
  mg.SetMaximum(maxY)
  mg.GetXaxis().SetLabelFont(42)
  mg.GetXaxis().SetLabelOffset(0.007)
  mg.GetXaxis().SetLabelSize(0.043)
  mg.GetXaxis().SetTitleSize(0.05)
  mg.GetXaxis().SetTitleOffset(1.06)
  mg.GetXaxis().SetTitleFont(42)
  mg.GetYaxis().SetLabelFont(42)
  mg.GetYaxis().SetLabelOffset(0.008)
  mg.GetYaxis().SetLabelSize(0.05)
  mg.GetYaxis().SetTitleSize(0.06)
  mg.GetYaxis().SetTitleOffset(0.87)
  mg.GetYaxis().SetTitleFont(42)

  pvt = TPaveText(.1,0.97,.55,0.97,"NDC") #(.06,.4,.55,.73)
  pvt.AddText('CMS Preliminary')
  pvt.SetFillStyle(0)
  pvt.SetBorderSize(0)
  pvt.SetTextSize(0.03)
  pvt.Draw()
  pvt1 = TPaveText(.7,0.97,.9,0.97,"NDC")
  pvt1.AddText('1.5 #times 10^{34} Hz/cm^{2} (13 TeV)')
  pvt1.SetFillStyle(0)
  pvt1.SetBorderSize(0)
  pvt1.SetTextSize(0.03)
  pvt1.Draw()

  legenda = TLegend(0.4, 0.7, .7, .9)
  legenda.SetNColumns(1)
  legenda.AddEntry(gr0E, "RE1", "p")
  legenda.AddEntry(gr0W, "RB1in", "p")
  legenda.AddEntry(gr1W, "RB1out", "p")
  legenda.AddEntry(flukaRB1, "Fluka Simulation", "p")
  legenda.SetTextSize(0.05)
  legenda.Draw("a");

  c.SaveAs("etaDistroDetailRB1.png")
  c.SaveAs("etaDistroDetailRB1.gif")
  c.SaveAs("etaDistroDetailRB1.pdf")
  c.SaveAs("etaDistroDetailRB1.C")

  c.Close()

  print "----- Creating Second TCanvas -----"
  c1 = TCanvas("c1", "Canvas",50,50,W,H)
  c1.SetFillColor(0)
  c1.SetBorderMode(0)
  c1.SetFrameFillStyle(0)
  c1.SetFrameBorderMode(0)
  c1.SetLeftMargin( L/W )
  c1.SetRightMargin( R/W )
  c1.SetTopMargin( T/H )
  c1.SetBottomMargin( B/H )
  c1.SetTickx(0)
  c1.SetTicky(0)
  gPad.SetLogy()

  print " ------------ Creating TMultiGraph -----------"
  mgd2 = TMultiGraph()

  gr3E.SetMarkerColor( 4 )
  gr3W.SetMarkerColor( 4 )
  gr10E.SetMarkerColor( 4 )
  gr10W.SetMarkerColor( 4 )
  gr4W.SetMarkerColor( 4 )
  gr11W.SetMarkerColor( 4 )

  mgd2.Add(gr3E,"AP")
  mgd2.Add(gr3W,"AP")
  mgd2.Add(gr10E,"AP")
  mgd2.Add(gr10W,"AP")
  mgd2.Add(gr4W,"AP")
  mgd2.Add(gr11W,"AP")
  mgd2.Add(flukaRB2,"AP")
  mgd2.Add(flukaRE2,"AP")
  mgd2.Draw("a")
  mgd2.SetTitle( 'RB1in')
  mgd2.GetXaxis().SetTitle( '#eta' )
  mgd2.GetYaxis().SetTitle( 'RPC single hit rate (Hz/cm^{2})' )
  mgd2.SetMaximum(maxY)
  mgd2.GetXaxis().SetLabelFont(42)
  mgd2.GetXaxis().SetLabelOffset(0.007)
  mgd2.GetXaxis().SetLabelSize(0.043)
  mgd2.GetXaxis().SetTitleSize(0.05)
  mgd2.GetXaxis().SetTitleOffset(1.06)
  mgd2.GetXaxis().SetTitleFont(42)
  mgd2.GetYaxis().SetLabelFont(42)
  mgd2.GetYaxis().SetLabelOffset(0.008)
  mgd2.GetYaxis().SetLabelSize(0.05)
  mgd2.GetYaxis().SetTitleSize(0.06)
  mgd2.GetYaxis().SetTitleOffset(0.87)
  mgd2.GetYaxis().SetTitleFont(42)

  pv = TPaveText(.1,0.97,.55,0.97,"NDC") #(.06,.4,.55,.73)
  pv.AddText('CMS Preliminary')
  pv.SetFillStyle(0)
  pv.SetBorderSize(0)
  pv.SetTextSize(0.03)
  pv.Draw()
  pv1 = TPaveText(.7,0.97,.9,0.97,"NDC")
  pv1.AddText('1.5 #times 10^{34} Hz/cm^{2} (13 TeV)')
  pv1.SetFillStyle(0)
  pv1.SetBorderSize(0)
  pv1.SetTextSize(0.03)
  pv1.Draw()

  legendd2 = TLegend(0.4, 0.6, .7, .8)
  legendd2.SetNColumns(1)
  legendd2.AddEntry(gr3E, "RE2", "p")
  legendd2.AddEntry(gr3W, "RB2in", "p")
  legendd2.AddEntry(gr4W, "RB2out", "p")
  legendd2.AddEntry(flukaRB2, "Fluka Simulation", "p")
  legendd2.SetTextSize(0.05)
  legendd2.Draw("a");

  c1.SaveAs("etaDistroDetailRB2.png")
  c1.SaveAs("etaDistroDetailRB2.pdf")
  c1.SaveAs("etaDistroDetailRB2.gif")
  c1.SaveAs("etaDistroDetailRB2.C")

  c1.Close() 
  
  print "is there an error here?"

if __name__ == "__main__":
  endcapSectionList = ["RE-1", "RE-1", "RE-2", "RE-2", "RE-2", "RE-3", "RE-4", "RE+1", "RE+1","RE+2", "RE+2", "RE+2", "RE+3", "RE+4"]
  wheelSectionList  = ["RB1in", "RB1out", "RB2", "RB2in", "RB2out", "RB3", "RB4", "RB1in", "RB1out", "RB2", "RB2in", "RB2out", "RB3", "RB4"]
  wheelSectionList0 = ["-", "-", "-", "-", "-", "-", "-", "+", "+", "+", "+", "+", "+", "+"]
  endcapSection = "RE+4"
  wheelSection  = "RB4"
  wheelSection0 = "-"
  try:
      opts, args = getopt.getopt(sys.argv[1:],"hi:o:",["ifile=","ofile="])
  except getopt.GetoptError:
      print 'test.py -i <inputfile> -o <outputfile>'
      sys.exit(2)
  for opt, arg in opts:
      if opt == '-h':
          print 'test.py -i <inputfile> -o <outputfile>'
          sys.exit()
      elif opt in ("-i", "--ifile"):
          endcapSection = str(arg)
      elif opt in ("-o", "--ofile"):
          wheelSection = str(arg)
  xW, yW = [0,0,0,0,0,0,0,0,0,0,0,0,0,0], [0,0,0,0,0,0,0,0,0,0,0,0,0,0]
  xE, yE = [0,0,0,0,0,0,0,0,0,0,0,0,0,0], [0,0,0,0,0,0,0,0,0,0,0,0,0,0]
  for i in range(len(xW)):
    endcapSection = endcapSectionList[i]
    wheelSection  = wheelSectionList[i]
    wheelSection0 = wheelSectionList0[i]
    xW[i], yW[i], xE[i], yE[i] = main()

  eta_plot(xW[0],yW[0],xW[1],yW[1],xW[2],yW[2],xW[3] ,yW[3], xW[4], yW[4], xW[5], yW[5], xW[6], yW[6],
           xW[7],yW[7],xW[8],yW[8],xW[9],yW[9],xW[10],yW[10],xW[11],yW[11],xW[12],yW[12],xW[13],yW[13],
           xE[0],yE[0],xE[1],yE[1],xE[2],yE[2],xE[3] ,yE[3], xE[4], yE[4], xE[5], yE[5], xE[6], yE[6],
           xE[7],yE[7],xE[8],yE[8],xE[9],yE[9],xE[10],yE[10],xE[11],yE[11],xE[12],yE[12],xE[13],yE[13])
  
